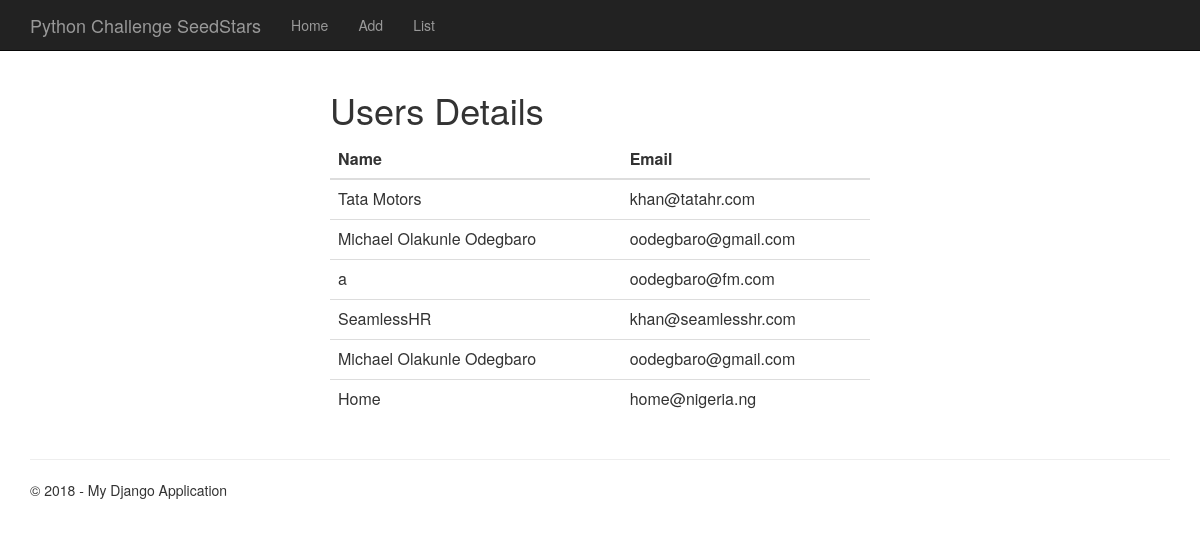
Screenshot of /add/ with the database file from the repository.
### details/models.py (models this page shows)
class BioData(models.Model):
    name = models.CharField(max_length=200)
    email_address = models.EmailField()

### details/views.py (the view)
# urls.py: url(r'^add/$', views.BioDataList.as_view(), name='biodata-list'),
class BioDataList(ListView):
    template_name = 'details/biodata_list.html'
    model = BioData

### details/templates/details/biodata_list.html (shortened to what this page needs)
{% extends "details/layout.html" %}
{% block content %}
<div class="container">
  <div class="row">
    <div class="col-md-6 col-md-offset-3">
        <h1>Users Details</h1>
            {% if object_list %}
            <table class="table">
                <thead>
                <tr>
                    <th>Name</th>
                    <th>Email</th>
                </tr>
                </thead>
                <tbody>
                {% for user in object_list %}
                <tr>
                    <td>{{ user.name }}</td>
                    <td>{{ user.email_address }}</td>
                </tr>
                {% endfor %}
                </tbody>
            </table>
            {% else %}
            <p>No users added yet.</p>
            {% endif %}
        </div>
    </div>
</div>
{% endblock %}

### details/templates/details/layout.html (shortened to what this page needs)
﻿<!DOCTYPE html>
<html>
<head>
    {% load staticfiles %}
    <link rel="stylesheet" type="text/css" href="{% static 'details/content/bootstrap.min.css' %}" />
    <link rel="stylesheet" type="text/css" href="{% static 'details/content/site.css' %}" />
</head>
<body>
    <div class="navbar navbar-inverse navbar-fixed-top">
        <div class="container">
            <div class="navbar-header">
                <a href="/" class="navbar-brand">Python Challenge SeedStars</a>
            </div>
            <div class="navbar-collapse collapse">
                <ul class="nav navbar-nav">
                    <li><a href="{% url 'index' %}">Home</a></li>
                    <li><a href="{% url 'biodata-create' %}">Add</a></li>
                    <li><a href="{% url 'biodata-list' %}">List</a></li>
                </ul>
            </div>
        </div>
    </div>
    <div class="container body-content">
{% block content %}{% endblock %}
        <hr/>
        <footer>
            <p>&copy; 2018 - My Django Application</p>
        </footer>
    </div>
</body>
</html>

### rows the page displays
BioData: name "Tata Motors", email_address "khan@tatahr.com"
BioData: name "Michael Olakunle Odegbaro", email_address "oodegbaro@gmail.com"
BioData: name "a", email_address "oodegbaro@fm.com"
BioData: name "SeamlessHR", email_address "khan@seamlesshr.com"
BioData: name "Michael Olakunle Odegbaro", email_address "oodegbaro@gmail.com"
BioData: name "Home", email_address "home@nigeria.ng"
